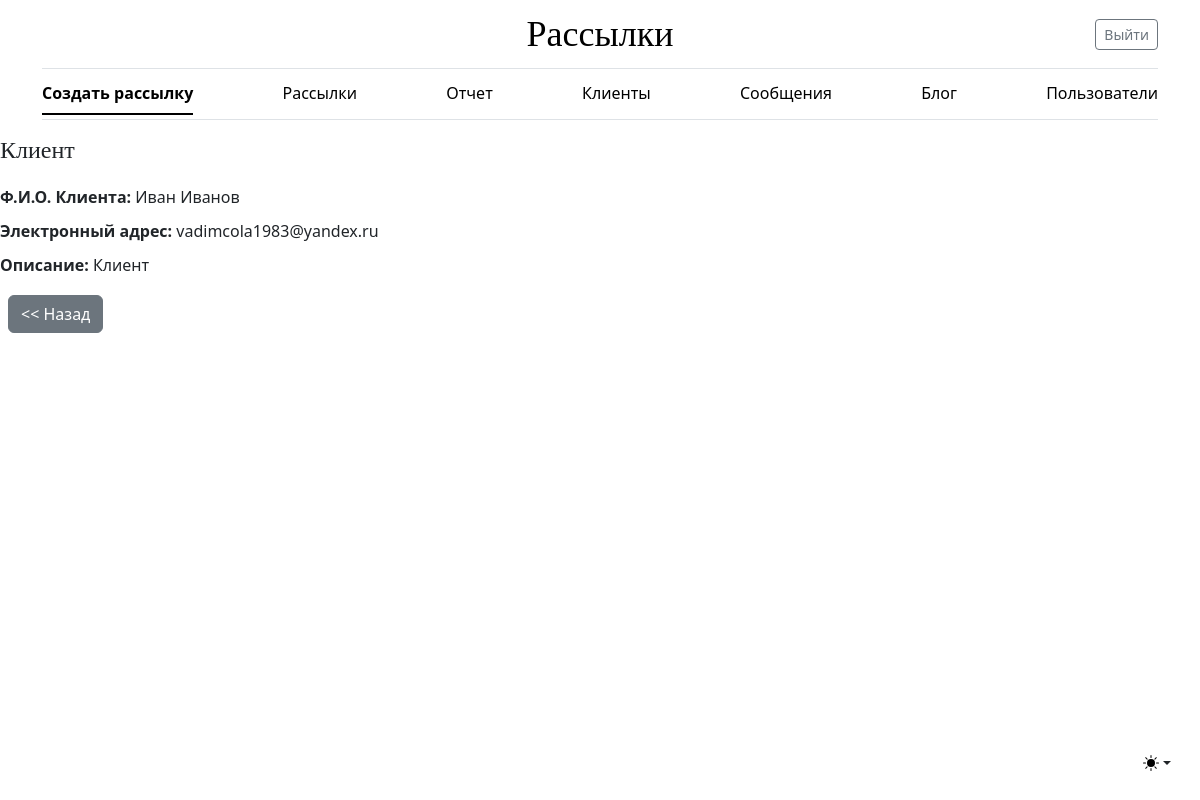
The page /client/1 (signed in) on the database its author committed.
### mailing/models.py (models this page shows, shortened)
class Client(models.Model):
    client_name = models.CharField(max_length=255, **NULLABLE, verbose_name='ФИО Клиента')
    email = models.EmailField(unique=True, verbose_name='Почта')
    comment = models.TextField(**NULLABLE, verbose_name='Описание')
    owner = models.ForeignKey(settings.AUTH_USER_MODEL, on_delete=models.SET_NULL, **NULLABLE,
                              verbose_name='Владелец')
    class Meta:
        verbose_name = 'Клиент'
        verbose_name_plural = 'Клиенты'

### mailing/views.py (the view)
# urls.py: path('client/<int:pk>', ClientDetailView.as_view(), name='client_detail'),
class ClientDetailView(LoginRequiredMixin, DetailView):
    model = Client
    template_name = 'mailing/client_detail.html'

### mailing/templates/mailing/client_detail.html
{% extends 'mailing/base.html' %}
{% block content %}
  <div style="display: flex; flex-direction: column; gap: 10px;">
    <h1 style="font-size: 24px; margin-bottom: 10px;">Клиент</h1>
    <div><strong>Ф.И.О. Клиента:</strong> {{ object.client_name }}</div>
    <div><strong>Электронный адрес:</strong> {{ object.email }}</div>
    <div><strong>Описание:</strong> {{ object.comment }}</div>
    <div class="col-12">
      <a href="{% url 'mailing:client_list' %}" class="btn btn-secondary m-2"><< Назад</a>
    </div>
  </div>
{% endblock %}

### static/css/blog.css (style rules this page uses)
h1, h2, h3, h4, h5, h6 { font-family: "Playfair Display", Georgia, "Times New Roman", serif; }

### rows shown on the page
Client: client_name "Иван Иванов", email "vadimcola1983@yandex.ru", comment "Клиент"
